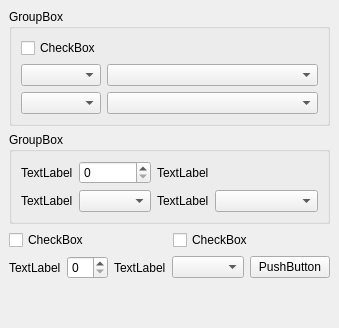
         <widget class="QWidget" name="page_5">
          <layout class="QVBoxLayout">
           <property name="spacing">
            <number>6</number>
           </property>
           <property name="margin">
            <number>9</number>
           </property>
           <item>
            <widget class="QGroupBox" name="groupBox_10">
             <property name="title">
              <string>GroupBox</string>
             </property>
             <layout class="QGridLayout">
              <property name="margin">
               <number>9</number>
              </property>
              <property name="spacing">
               <number>6</number>
              </property>
              <item row="2" column="1">
               <widget class="QComboBox" name="comboBox_10"/>
              </item>
              <item row="1" column="1">
               <widget class="QComboBox" name="comboBox_11"/>
              </item>
              <item row="0" column="1">
               <spacer>
                <property name="orientation">
                 <enum>Qt::Horizontal</enum>
                </property>
                <property name="sizeHint" stdset="0">
                 <size>
                  <width>40</width>
                  <height>20</height>
                 </size>
                </property>
               </spacer>
              </item>
              <item row="0" column="0">
               <widget class="QCheckBox" name="checkBox_38">
                <property name="text">
                 <string>CheckBox</string>
                </property>
               </widget>
              </item>
              <item row="1" column="0">
               <widget class="QComboBox" name="comboBox_12"/>
              </item>
              <item row="2" column="0">
               <widget class="QComboBox" name="comboBox_13"/>
              </item>
             </layout>
            </widget>
           </item>
           <item>
            <widget class="QGroupBox" name="groupBox_9">
             <property name="title">
              <string>GroupBox</string>
             </property>
             <layout class="QGridLayout">
              <property name="margin">
               <number>9</number>
              </property>
              <property name="spacing">
               <number>6</number>
              </property>
              <item row="1" column="1">
               <widget class="QComboBox" name="comboBox_14"/>
              </item>
              <item row="1" column="0">
               <widget class="QLabel" name="label_37">
                <property name="text">
                 <string>TextLabel</string>
                </property>
               </widget>
              </item>
              <item row="0" column="2">
               <widget class="QLabel" name="label_34">
                <property name="text">
                 <string>TextLabel</string>
                </property>
               </widget>
              </item>
              <item row="0" column="1">
               <widget class="QSpinBox" name="spinBox_11"/>
              </item>
              <item row="1" column="2">
               <widget class="QLabel" name="label_35">
                <property name="text">
                 <string>TextLabel</string>
                </property>
               </widget>
              </item>
              <item row="1" column="3">
               <widget class="QComboBox" name="comboBox_15"/>
              </item>
              <item row="0" column="3">
               <spacer>
                <property name="orientation">
                 <enum>Qt::Horizontal</enum>
                </property>
                <property name="sizeHint" stdset="0">
                 <size>
                  <width>40</width>
                  <height>20</height>
                 </size>
                </property>
               </spacer>
              </item>
              <item row="0" column="0">
               <widget class="QLabel" name="label_36">
                <property name="text">
                 <string>TextLabel</string>
                </property>
               </widget>
              </item>
             </layout>
            </widget>
           </item>
           <item>
            <layout class="QHBoxLayout">
             <property name="spacing">
              <number>6</number>
             </property>
             <property name="margin">
              <number>0</number>
             </property>
             <item>
              <widget class="QCheckBox" name="checkBox_36">
               <property name="text">
                <string>CheckBox</string>
               </property>
              </widget>
             </item>
             <item>
              <widget class="QCheckBox" name="checkBox_37">
               <property name="text">
                <string>CheckBox</string>
               </property>
              </widget>
             </item>
            </layout>
           </item>
           <item>
            <layout class="QHBoxLayout">
             <property name="spacing">
              <number>6</number>
             </property>
             <property name="margin">
              <number>0</number>
             </property>
             <item>
              <widget class="QLabel" name="label_38">
               <property name="text">
                <string>TextLabel</string>
               </property>
              </widget>
             </item>
             <item>
              <widget class="QSpinBox" name="spinBox_12"/>
             </item>
             <item>
              <widget class="QLabel" name="label_39">
               <property name="text">
                <string>TextLabel</string>
               </property>
              </widget>
             </item>
             <item>
              <widget class="QComboBox" name="comboBox_16"/>
             </item>
             <item>
              <widget class="QPushButton" name="pushButton_12">
               <property name="text">
                <string>PushButton</string>
               </property>
              </widget>
             </item>
            </layout>
           </item>
           <item>
            <spacer>
             <property name="orientation">
              <enum>Qt::Vertical</enum>
             </property>
             <property name="sizeHint" stdset="0">
              <size>
               <width>20</width>
               <height>40</height>
              </size>
             </property>
            </spacer>
           </item>
          </layout>
         </widget>
